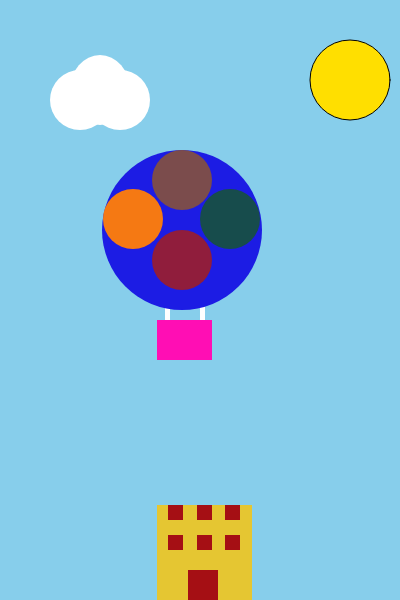
Frame 1 (no input)
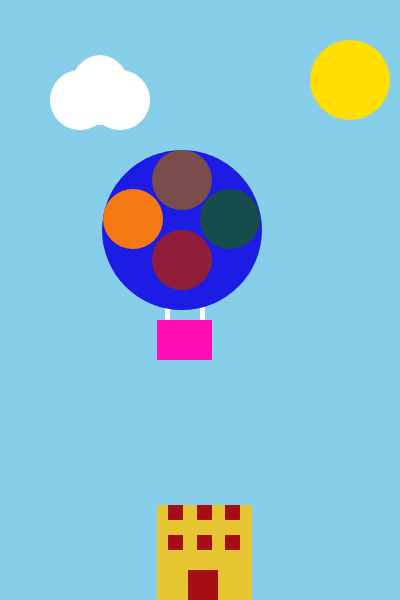
Frame 60 (no input)
Frame 120 (the mouse pressed at the canvas centre since frame 60): identical to frame 60, image omitted

The p5.js sketch that drew these frames (run headless with seeded random() and noise() and a simulated clock; from frame 60 on, the mouse is pressed at the canvas centre):

// p5.js sketch
// ── sketch.js
function setup() {
  createCanvas(400, 600);
}

function draw() {
  background(135, 206, 235);
  //sun
  fill(255, 223, 0);
  ellipse(350, 80, 80, 80);
  noStroke();
  //clouds
  fill(255);
  ellipse(80, 100, 60, 60);
  ellipse(100, 90, 60, 70);
  ellipse(120, 100, 60 , 60);
   
  //rectangle
  rect(200, 300, 5, 40);
  rect(165, 300, 5, 40);
  fill(300,14,180)
  rect(157, 320, 55, 40);
//ellipse
  fill(28,28,228)
  ellipse(182, 230, 160);
  fill(144,29,60);
  ellipse(182, 260, 60);
  fill(123,76,76)
  ellipse(182, 180, 60);
  fill(23,76,76)
  ellipse(230, 219, 60);
   fill(245,121,19)
  ellipse(133, 219, 60);
  
  
  //rectangle
  fill(229,198,50);
  rect(157, 505, 95);
  fill(165,15,20)
  rect(168, 505, 15);
  rect(197, 505, 15);
  rect(225, 505, 15);
  rect(225, 535, 15);
  rect(197, 535, 15);
  rect(168, 535, 15);
  rect(188, 570, 30);
  
  
  
  
  
  }
